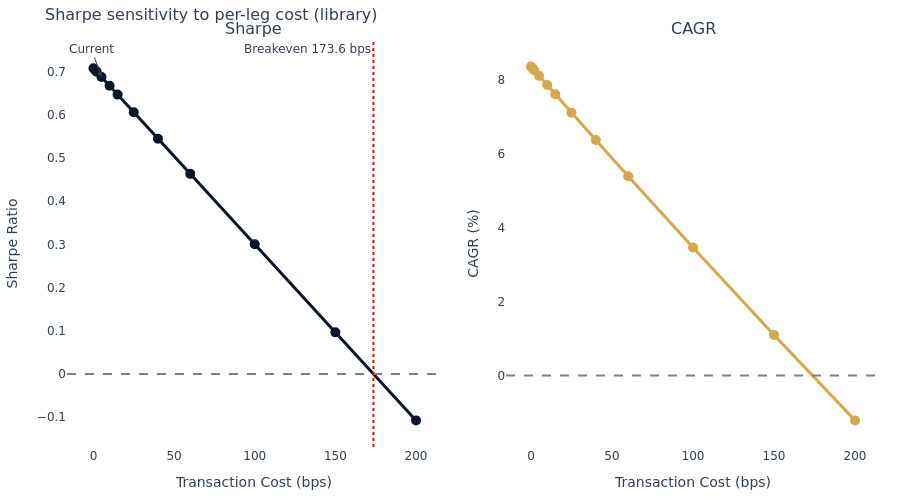

Notebook source saved alongside this figure:
### Code cell
# `plot_cost_sensitivity` is used illustratively — it computes Sharpe from a
# daily-drag approximation, while the manual sweep in Section 2 runs the
# full simulator at each per-leg fee. The two figures show the same shape
# but its daily-drag approximation need not share the simulator's exact zero
# crossing. Treat the manual sweep as the canonical source for quoted break-even.
gross_returns_pl = pl.from_pandas(result_gross.returns.rename("returns").reset_index()).get_column(
    "returns"
)
sensitivity = plot_cost_sensitivity(
    returns=gross_returns_pl,
    base_costs_bps=DEFAULT_FEES * 10_000,
    cost_multipliers=[m / (DEFAULT_FEES * 10_000) for m in COST_GRID_BP],
    trades_per_year=float(turnover_2way),
    title="Sharpe sensitivity to per-leg cost (library)",
)
sensitivity.show()

### Figure 1 — Plotly figure (JSON) as saved in the notebook; plotly's stock layout.template omitted (floating-point values rounded to 4 significant figures)
{"data": [{"hovertemplate": "Cost: %{x:.1f} bps<br>Sharpe: %{y:.2f}<extra></extra>", "line": {"color": "#0a1628", "width": 3}, "marker": {"size": 10}, "mode": "lines+markers", "name": "Sharpe Ratio", "type": "scatter", "x": [0.0, 1.0, 2.0, 5.0, 10.0, 15.0, 25.0, 40.0, 60.0, 100.0, 150.0, 200.0], "xaxis": "x", "y": [0.7077, 0.7037, 0.6996, 0.6874, 0.667, 0.6466, 0.6058, 0.5447, 0.4631, 0.3, 0.09617, -0.1077], "yaxis": "y"}, {"hovertemplate": "Cost: %{x:.1f} bps<br>CAGR: %{y:.1f}%<extra></extra>", "line": {"color": "#D4A84B", "width": 3}, "marker": {"size": 10}, "mode": "lines+markers", "name": "CAGR (%)", "type": "scatter", "x": [0.0, 1.0, 2.0, 5.0, 10.0, 15.0, 25.0, 40.0, 60.0, 100.0, 150.0, 200.0], "xaxis": "x2", "y": [8.363, 8.313, 8.263, 8.112, 7.863, 7.613, 7.117, 6.376, 5.396, 3.464, 1.098, -1.215], "yaxis": "y2"}], "layout": {"annotations": [{"font": {"size": 16}, "showarrow": false, "text": "Sharpe", "x": 0.23, "xanchor": "center", "xref": "paper", "y": 1.0, "yanchor": "bottom", "yref": "paper"}, {"font": {"size": 16}, "showarrow": false, "text": "CAGR", "x": 0.77, "xanchor": "center", "xref": "paper", "y": 1.0, "yanchor": "bottom", "yref": "paper"}, {"showarrow": false, "text": "Breakeven 173.6 bps", "x": 173.6, "xanchor": "right", "xref": "x", "y": 1, "yanchor": "top", "yref": "y domain"}, {"arrowhead": 2, "ay": -28, "showarrow": true, "text": "Current", "x": 5.0, "xref": "x", "y": 0.6874, "yref": "y"}], "font": {"color": "#334155", "family": "DM Sans, DejaVu Sans, sans-serif", "size": 12}, "height": 500, "hoverlabel": {"bgcolor": "white", "font": {"family": "DM Sans, DejaVu Sans, sans-serif", "size": 13}}, "hovermode": "x unified", "margin": {"b": 40, "l": 60, "r": 20, "t": 40}, "paper_bgcolor": "rgba(0,0,0,0)", "plot_bgcolor": "rgba(0,0,0,0)", "shapes": [{"line": {"color": "gray", "dash": "dash"}, "type": "line", "x0": 0, "x1": 1, "xref": "x domain", "y0": 0, "y1": 0, "yref": "y"}, {"line": {"color": "gray", "dash": "dash"}, "type": "line", "x0": 0, "x1": 1, "xref": "x2 domain", "y0": 0, "y1": 0, "yref": "y2"}, {"line": {"color": "red", "dash": "dot"}, "type": "line", "x0": 173.6, "x1": 173.6, "xref": "x", "y0": 0, "y1": 1, "yref": "y domain"}], "showlegend": false, "title": {"font": {"color": "#334155", "family": "DM Sans, DejaVu Sans, sans-serif", "size": 16}, "text": "Sharpe sensitivity to per-leg cost (library)"}, "xaxis": {"anchor": "y", "domain": [0.0, 0.46], "title": {"text": "Transaction Cost (bps)"}}, "xaxis2": {"anchor": "y2", "domain": [0.54, 1.0], "title": {"text": "Transaction Cost (bps)"}}, "yaxis": {"anchor": "x", "domain": [0.0, 1.0], "title": {"text": "Sharpe Ratio"}}, "yaxis2": {"anchor": "x2", "domain": [0.0, 1.0], "title": {"text": "CAGR (%)"}}}}
